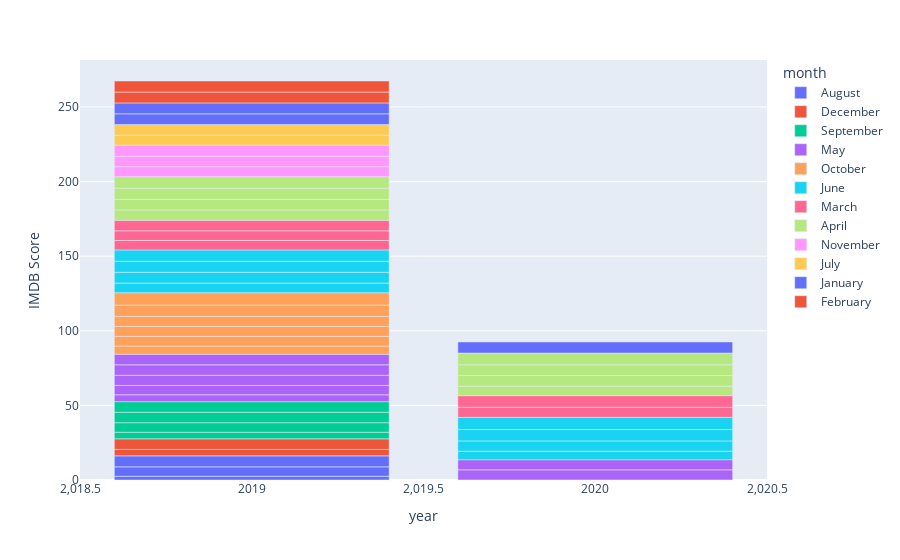

Source (notebook cell):
### Code cell
fig = px.bar(df_doc, x='year', y='IMDB Score',color="month")
fig.update_traces(marker_color='light blue')
fig.show()

### Figure 1 — Plotly figure (JSON) as saved in the notebook; plotly's stock layout.template omitted (floating-point values rounded to 4 significant figures)
{"data": [{"alignmentgroup": "True", "hovertemplate": "month=August<br>year=%{x}<br>IMDB Score=%{y}<extra></extra>", "legendgroup": "August", "marker": {"color": "light blue", "pattern": {"shape": ""}}, "name": "August", "offsetgroup": "August", "orientation": "v", "showlegend": true, "textposition": "auto", "type": "bar", "x": [2019, 2019, 2019], "xaxis": "x", "y": [2.5, 6.3, 7.4], "yaxis": "y"}, {"alignmentgroup": "True", "hovertemplate": "month=December<br>year=%{x}<br>IMDB Score=%{y}<extra></extra>", "legendgroup": "December", "marker": {"color": "light blue", "pattern": {"shape": ""}}, "name": "December", "offsetgroup": "December", "orientation": "v", "showlegend": true, "textposition": "auto", "type": "bar", "x": [2019, 2019], "xaxis": "x", "y": [4.3, 7.1], "yaxis": "y"}, {"alignmentgroup": "True", "hovertemplate": "month=September<br>year=%{x}<br>IMDB Score=%{y}<extra></extra>", "legendgroup": "September", "marker": {"color": "light blue", "pattern": {"shape": ""}}, "name": "September", "offsetgroup": "September", "orientation": "v", "showlegend": true, "textposition": "auto", "type": "bar", "x": [2019, 2019, 2019, 2019], "xaxis": "x", "y": [4.4, 6.4, 7, 7.1], "yaxis": "y"}, {"alignmentgroup": "True", "hovertemplate": "month=May<br>year=%{x}<br>IMDB Score=%{y}<extra></extra>", "legendgroup": "May", "marker": {"color": "light blue", "pattern": {"shape": ""}}, "name": "May", "offsetgroup": "May", "orientation": "v", "showlegend": true, "textposition": "auto", "type": "bar", "x": [2019, 2019, 2019, 2020, 2020, 2019, 2019], "xaxis": "x", "y": [4.6, 6.3, 6.8, 6.8, 6.8, 7, 7.1], "yaxis": "y"}, {"alignmentgroup": "True", "hovertemplate": "month=October<br>year=%{x}<br>IMDB Score=%{y}<extra></extra>", "legendgroup": "October", "marker": {"color": "light blue", "pattern": {"shape": ""}}, "name": "October", "offsetgroup": "October", "orientation": "v", "showlegend": true, "textposition": "auto", "type": "bar", "x": [2019, 2019, 2019, 2019, 2019, 2019], "xaxis": "x", "y": [5.5, 6.5, 6.6, 6.7, 7.6, 8.3], "yaxis": "y"}, {"alignmentgroup": "True", "hovertemplate": "month=June<br>year=%{x}<br>IMDB Score=%{y}<extra></extra>", "legendgroup": "June", "marker": {"color": "light blue", "pattern": {"shape": ""}}, "name": "June", "offsetgroup": "June", "orientation": "v", "showlegend": true, "textposition": "auto", "type": "bar", "x": [2020, 2019, 2020, 2019, 2019, 2020, 2019, 2020], "xaxis": "x", "y": [5.7, 6.5, 6.9, 7.2, 7.4, 7.6, 7.6, 8.2], "yaxis": "y"}, {"alignmentgroup": "True", "hovertemplate": "month=March<br>year=%{x}<br>IMDB Score=%{y}<extra></extra>", "legendgroup": "March", "marker": {"color": "light blue", "pattern": {"shape": ""}}, "name": "March", "offsetgroup": "March", "orientation": "v", "showlegend": true, "textposition": "auto", "type": "bar", "x": [2019, 2019, 2020, 2019, 2020], "xaxis": "x", "y": [6.3, 6.5, 6.8, 7, 7.7], "yaxis": "y"}, {"alignmentgroup": "True", "hovertemplate": "month=April<br>year=%{x}<br>IMDB Score=%{y}<extra></extra>", "legendgroup": "April", "marker": {"color": "light blue", "pattern": {"shape": ""}}, "name": "April", "offsetgroup": "April", "orientation": "v", "showlegend": true, "textposition": "auto", "type": "bar", "x": [2020, 2019, 2020, 2019, 2020, 2019, 2019, 2020], "xaxis": "x", "y": [6.4, 7, 7.1, 7.1, 7.2, 7.5, 7.7, 7.9], "yaxis": "y"}, {"alignmentgroup": "True", "hovertemplate": "month=November<br>year=%{x}<br>IMDB Score=%{y}<extra></extra>", "legendgroup": "November", "marker": {"color": "light blue", "pattern": {"shape": ""}}, "name": "November", "offsetgroup": "November", "orientation": "v", "showlegend": true, "textposition": "auto", "type": "bar", "x": [2019, 2019, 2019], "xaxis": "x", "y": [6.7, 7, 7.4], "yaxis": "y"}, {"alignmentgroup": "True", "hovertemplate": "month=July<br>year=%{x}<br>IMDB Score=%{y}<extra></extra>", "legendgroup": "July", "marker": {"color": "light blue", "pattern": {"shape": ""}}, "name": "July", "offsetgroup": "July", "orientation": "v", "showlegend": true, "textposition": "auto", "type": "bar", "x": [2019, 2019], "xaxis": "x", "y": [6.7, 7.1], "yaxis": "y"}, {"alignmentgroup": "True", "hovertemplate": "month=January<br>year=%{x}<br>IMDB Score=%{y}<extra></extra>", "legendgroup": "January", "marker": {"color": "light blue", "pattern": {"shape": ""}}, "name": "January", "offsetgroup": "January", "orientation": "v", "showlegend": true, "textposition": "auto", "type": "bar", "x": [2019, 2019, 2020], "xaxis": "x", "y": [7.2, 7.3, 7.4], "yaxis": "y"}, {"alignmentgroup": "True", "hovertemplate": "month=February<br>year=%{x}<br>IMDB Score=%{y}<extra></extra>", "legendgroup": "February", "marker": {"color": "light blue", "pattern": {"shape": ""}}, "name": "February", "offsetgroup": "February", "orientation": "v", "showlegend": true, "textposition": "auto", "type": "bar", "x": [2019, 2019], "xaxis": "x", "y": [7.3, 7.4], "yaxis": "y"}], "layout": {"barmode": "relative", "legend": {"title": {"text": "month"}, "tracegroupgap": 0}, "margin": {"t": 60}, "xaxis": {"anchor": "y", "domain": [0, 1], "title": {"text": "year"}}, "yaxis": {"anchor": "x", "domain": [0, 1], "title": {"text": "IMDB Score"}}}}
